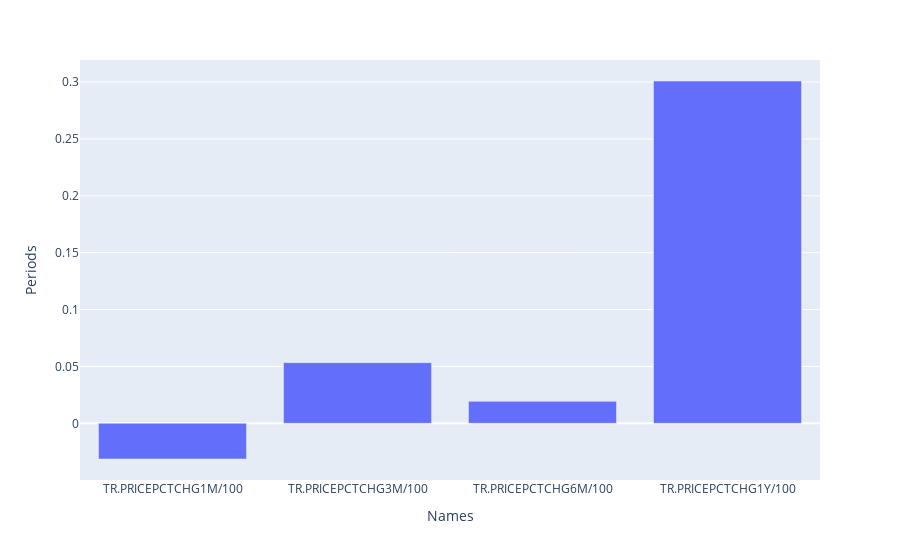

The cell this chart's notebook holds for it:
### Markdown cell above
### Price Actions

### Code cell
# retrieve percentage changes
dfPriceActions = ld.get_data(RIC, 'TR.PricePctChg1M/100;TR.PricePctChg3M/100;TR.PricePctChg6M/100;TR.PricePctChg1Y/100')
dfPriceActions

#create lists out of results 
listNames = dfPriceActions.columns.tolist()
listPA = dfPriceActions.iloc[0, :].tolist()

# remove the first element, it's header
listNames.pop(0)
listPA.pop(0)
#display(listNames, listPA)

# Pandas DataFrame from dictionary
dataDictPA = {'Names': listNames, 'Periods': listPA } 
dfPA = pd.DataFrame(dataDictPA, index = listNames) 


import plotly.graph_objects as go
import plotly.express as px
import plotly.offline as pyof
pyof.init_notebook_mode(connected=True)

fig = px.bar(dfPA, x='Names', y='Periods')
fig

### Figure 1 — Plotly figure (JSON) as saved in the notebook; plotly's stock layout.template omitted (floating-point values rounded to 4 significant figures)
{"data": [{"hovertemplate": "Names=%{x}<br>Periods=%{y}<extra></extra>", "legendgroup": "", "marker": {"color": "#636efa", "pattern": {"shape": ""}}, "name": "", "orientation": "v", "showlegend": false, "textposition": "auto", "type": "bar", "x": ["TR.PRICEPCTCHG1M/100", "TR.PRICEPCTCHG3M/100", "TR.PRICEPCTCHG6M/100", "TR.PRICEPCTCHG1Y/100"], "xaxis": "x", "y": [-0.03137, 0.05333, 0.01929, 0.3009], "yaxis": "y"}], "layout": {"barmode": "relative", "legend": {"tracegroupgap": 0}, "margin": {"t": 60}, "xaxis": {"anchor": "y", "domain": [0, 1], "title": {"text": "Names"}}, "yaxis": {"anchor": "x", "domain": [0, 1], "title": {"text": "Periods"}}}}
